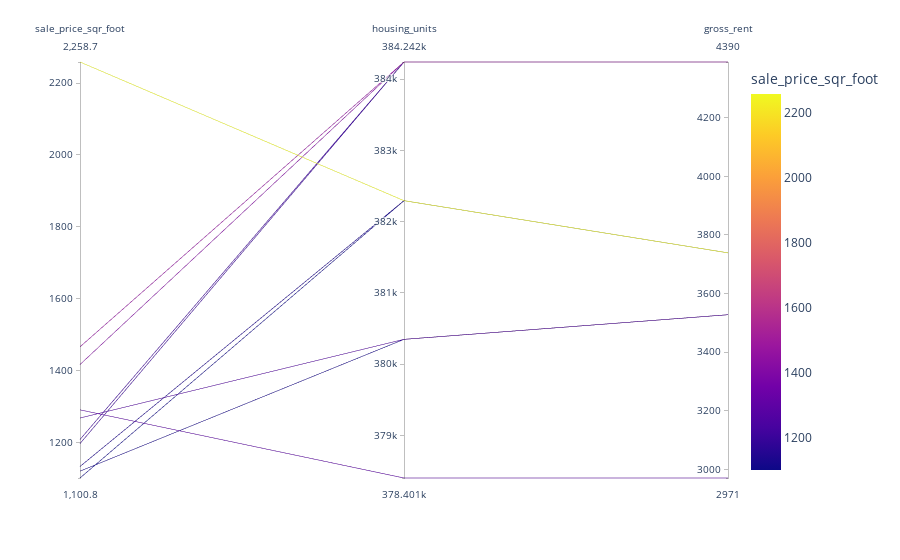

Source (notebook cell):
### Code cell
# Parallel Coordinates Plot
px.parallel_coordinates(expensive_neighborhoods_per_year_df, color='sale_price_sqr_foot', 
    dimensions=["sale_price_sqr_foot", "housing_units", "gross_rent"])

### Figure 1 — Plotly figure (JSON) as saved in the notebook; plotly's stock layout.template omitted (floating-point values rounded to 4 significant figures)
{"data": [{"dimensions": [{"label": "sale_price_sqr_foot", "values": [2259.0, 1466.0, 1417.0, 1290.0, 1268.0, 1208, 1197.0, 1133.0, 1120.0, 1101.0]}, {"label": "housing_units", "values": [382295, 384242, 384242, 378401, 380348, 384242, 384242, 382295, 380348, 382295]}, {"label": "gross_rent", "values": [3739, 4390, 4390, 2971, 3528, 4390, 4390, 3739, 3528, 3739]}], "domain": {"x": [0, 1], "y": [0, 1]}, "line": {"color": [2259.0, 1466.0, 1417.0, 1290.0, 1268.0, 1208, 1197.0, 1133.0, 1120.0, 1101.0], "coloraxis": "coloraxis"}, "name": "", "type": "parcoords"}], "layout": {"autosize": true, "coloraxis": {"colorbar": {"title": {"text": "sale_price_sqr_foot"}}, "colorscale": [[0, "#0d0887"], [0.1111, "#46039f"], [0.2222, "#7201a8"], [0.3333, "#9c179e"], [0.4444, "#bd3786"], [0.5556, "#d8576b"], [0.6667, "#ed7953"], [0.7778, "#fb9f3a"], [0.8889, "#fdca26"], [1, "#f0f921"]]}, "legend": {"tracegroupgap": 0}, "margin": {"t": 60}}}
